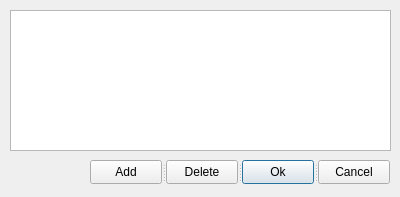
<?xml version="1.0" encoding="UTF-8"?>
<ui version="4.0">
 <class>Dialog</class>
 <widget class="QDialog" name="Dialog">
  <property name="geometry">
   <rect>
    <x>0</x>
    <y>0</y>
    <width>400</width>
    <height>197</height>
   </rect>
  </property>
  <property name="windowTitle">
   <string>Family Configuration</string>
  </property>
  <widget class="QTableView" name="tableView">
   <property name="geometry">
    <rect>
     <x>10</x>
     <y>10</y>
     <width>381</width>
     <height>141</height>
    </rect>
   </property>
   <property name="styleSheet">
    <string notr="true"/>
   </property>
  </widget>
  <widget class="QSplitter" name="splitter">
   <property name="geometry">
    <rect>
     <x>90</x>
     <y>160</y>
     <width>300</width>
     <height>24</height>
    </rect>
   </property>
   <property name="orientation">
    <enum>Qt::Horizontal</enum>
   </property>
   <widget class="QPushButton" name="btnAdd">
    <property name="text">
     <string>Add</string>
    </property>
    <property name="icon">
     <iconset>
      <normaloff>resource/android-my-library-add-16-000000.png</normaloff>resource/android-my-library-add-16-000000.png</iconset>
    </property>
    <property name="flat">
     <bool>false</bool>
    </property>
   </widget>
   <widget class="QPushButton" name="btnDelete">
    <property name="text">
     <string>Delete</string>
    </property>
    <property name="icon">
     <iconset>
      <normaloff>resource/16x16-black-white-metro-delete-icon.png</normaloff>resource/16x16-black-white-metro-delete-icon.png</iconset>
    </property>
   </widget>
   <widget class="QPushButton" name="btnOk">
    <property name="text">
     <string>Ok</string>
    </property>
    <property name="default">
     <bool>true</bool>
    </property>
   </widget>
   <widget class="QPushButton" name="btnCancel">
    <property name="text">
     <string>Cancel</string>
    </property>
    <property name="default">
     <bool>false</bool>
    </property>
   </widget>
  </widget>
 </widget>
 <resources/>
 <connections>
  <connection>
   <sender>btnCancel</sender>
   <signal>clicked()</signal>
   <receiver>Dialog</receiver>
   <slot>close()</slot>
   <hints>
    <hint type="sourcelabel">
     <x>353</x>
     <y>171</y>
    </hint>
    <hint type="destinationlabel">
     <x>199</x>
     <y>98</y>
    </hint>
   </hints>
  </connection>
 </connections>
</ui>
